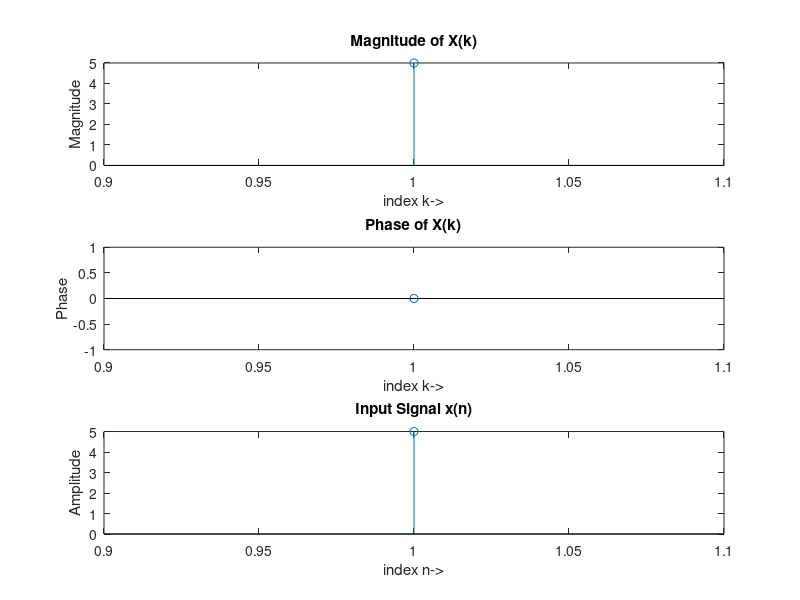

Write MATLAB code to recreate this figure.
%IDFT
clear all
close all
clc
X=input('Enter X(k)sequence:-');
N=length(X);
x=zeros(1,N);
j=sqrt(-1);
for k=0:1:N-1;
    for n=0:1:N-1;
        x(k+1)=x(k+1)+X(n+1)*exp(j*2*pi*n*k/N)/N;
    end
end
subplot(3,1,3);
stem(real(x)),title('Input Signal x(n)'),xlabel('index n->'),ylabel('Amplitude');
subplot(3,1,1);
stem(abs(X)),title('Magnitude of X(k)'),xlabel('index k->'),ylabel('Magnitude');
subplot(3,1,2);
stem(angle(X)),title('Phase of X(k)'),xlabel('index k->'),ylabel('Phase');
